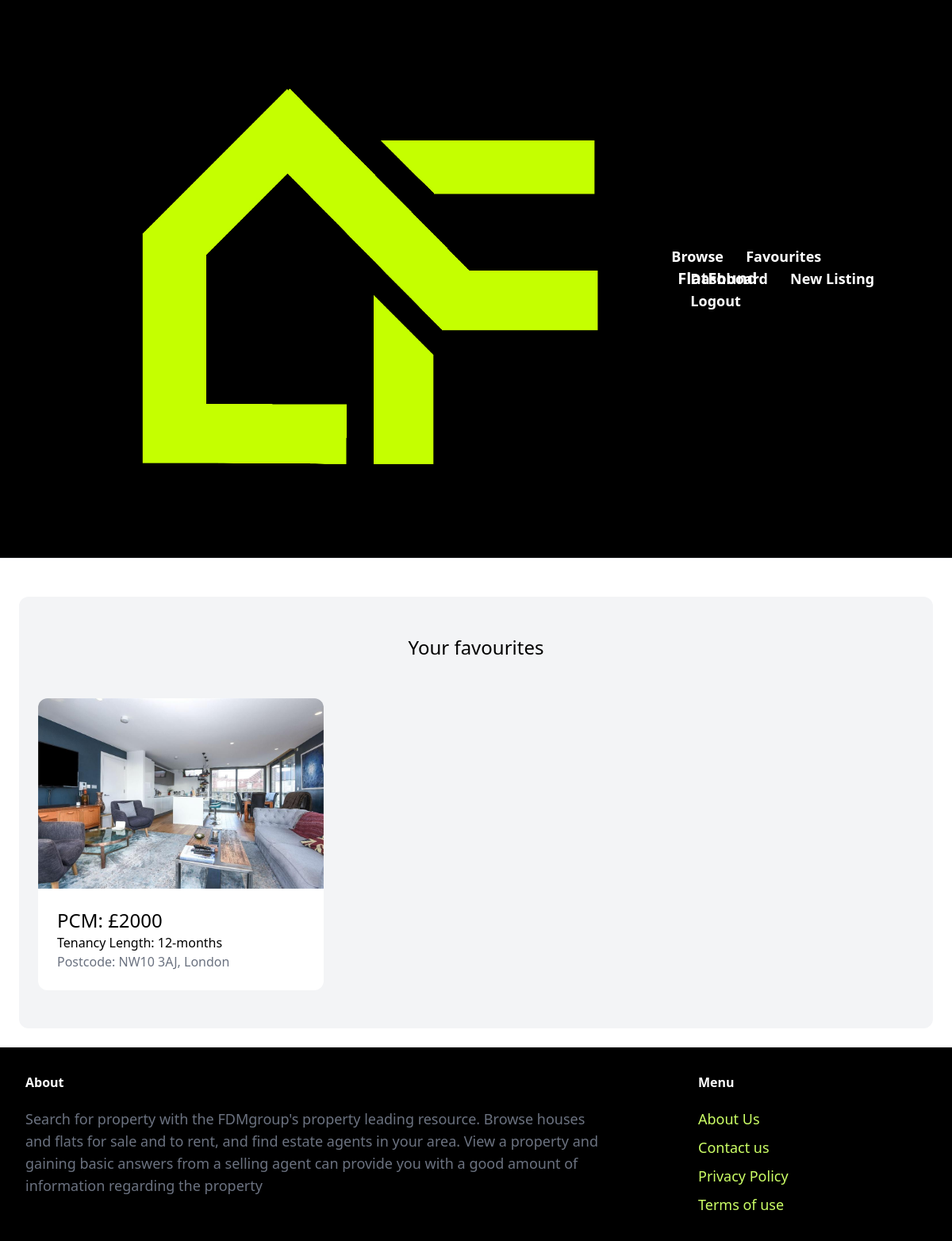
/properties/favourites/ (signed in), run on the app's committed database.
### property/models.py (models this page shows, shortened)
class Property(models.Model):
    country = models.ForeignKey(Countries, related_name='countries', on_delete=models.CASCADE)
    city = models.TextField(blank=True, null=True)
    category = models.ForeignKey(Category, related_name='properties', on_delete=models.CASCADE)
    price_PCM = models.IntegerField()
    PPW = models.FloatField()
    address = models.TextField(blank=True, null=True)
    postcode = models.TextField(blank=True, null=True)
    pet_friendly = models.BooleanField(blank=True, null=True)
    number_of_beds = models.IntegerField(blank=True, null=True)
    number_of_bathrooms = models.IntegerField(blank=True, null=True)
    description = models.TextField(blank=True, null=True)
    image1 = models.ImageField(upload_to='prop_images', blank=True, null=True)
    image2 = models.ImageField(upload_to='prop_images', blank=True, null=True)
    image3 = models.ImageField(upload_to='prop_images', blank=True, null=True)
    image4 = models.ImageField(upload_to='prop_images', blank=True, null=True)
    favourites = models.ManyToManyField(User, related_name='favourite', default=None, blank=True)
    created_by = models.ForeignKey(
        User, related_name='properties', on_delete=models.CASCADE)
    created_at = models.DateField(auto_now_add=True)

class Category(models.Model):
    name = models.CharField(max_length=255)
    class Meta:
        verbose_name_plural = 'Categories'
    def __str__(self):
        return self.name  # Shows the name of property on admin page

### property/views.py (the view)
# urls.py: path('favourites/', views.favourite_list, name='favourite_list' ),
@login_required
def favourite_list(request):
    new = Property.objects.filter(favourites=request.user)
    return render(request,'property/favourites.html', {'new': new})

### property/templates/property/favourites.html (shortened to what this page needs)
{% extends 'core/base.html' %}
{% block content %}
<div class="mt-6 px-6 py-12 bg-gray-100 rounded-xl">
    <h2 class="mb-12 text-2xl text-center">Your favourites</h2>
    <div class="grid grid-cols-3 gap-3">
        {% for property in new %}
        <div>
            <a href="{% url 'property:detail' property.id %}">
                <div class="">
                    <img src="{{ property.image1.url }}" alt="" class="rounded-t-xl">
                </div>
                <div class="p-6 bg-white rounded-b-xl">
                    <h2 class="text-2xl">PCM: £{{property.price_PCM}} </h2>
                    <h2 class="text-1xl">Tenancy Length: {{property.category}} </h2>
                    <p class="text-gray-500">Postcode: {{property.postcode}}, {{property.city}}</p>
                </div>
            </a>
        </div>
        {% endfor %}
    </div>
</div>
{% endblock %}

### core/templates/core/base.html (style rules this page uses)
html, body { height: 100%; margin: 0; padding: 0; display: flex; flex-direction: column; }
body { flex: 1; }

### data on the page
Property: image1 (picture), price_PCM "2000", category "12-months", postcode "NW10 3AJ", city "London"
